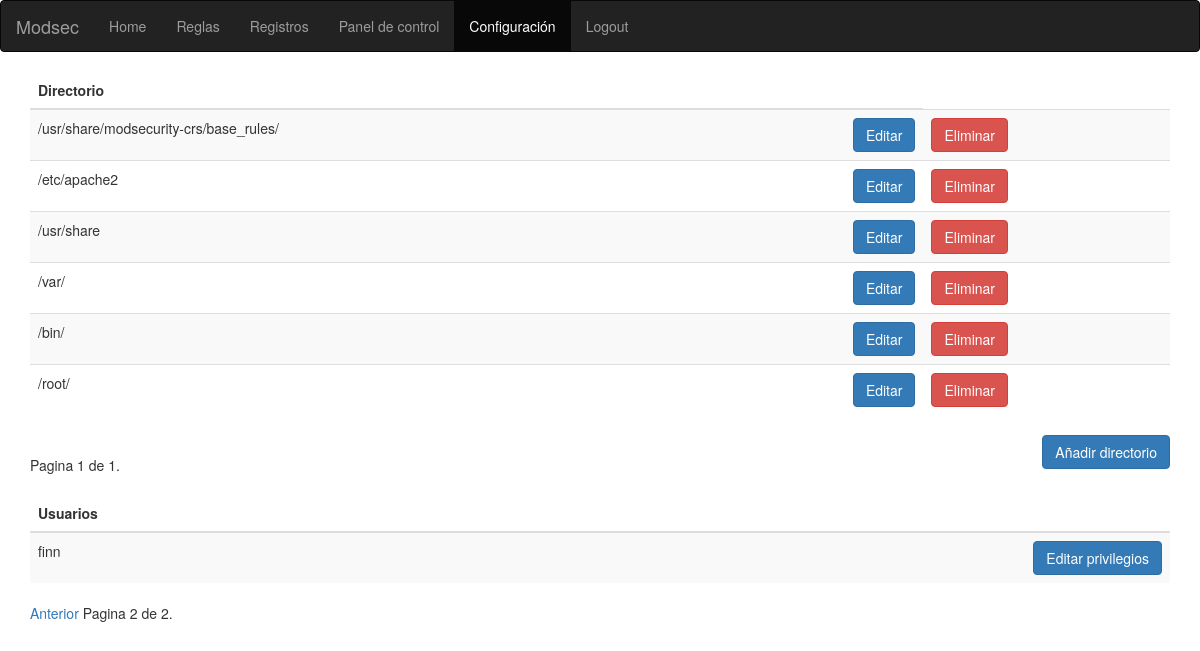
The page /modsec/conf/?page2=2 (signed in) on the database its author committed.
### modsec/models.py (models this page shows, shortened)
class Path(models.Model):
    text=models.CharField(max_length=250)

### modsec/views.py (the view)
@login_required(login_url='/modsec/login')
def paths(request):
    directorios=Path.objects.all()
    usuarios=User.objects.all()
    paginator = Paginator(directorios, 10)
    page = request.GET.get('page')
    try:
        directorios = paginator.page(page)
    except PageNotAnInteger:
        directorios = paginator.page(1)
    except EmptyPage:
        directorios = paginator.page(paginator.num_pages)
    paginator2 = Paginator(usuarios, 10)
    page2 = request.GET.get('page2')
    try:
        usuarios = paginator2.page(page2)
    except PageNotAnInteger:
        usuarios = paginator2.page(1)
    except EmptyPage:
        usuarios = paginator2.page(paginator2.num_pages)
    context={'directorios':directorios,'usuarios':usuarios}
    return render(request, 'modsec/conf.html',context)

### modsec/templates/modsec/conf.html (shortened to what this page needs)
<!DOCTYPE html>
<html lang="en">
<head>
  <link rel="stylesheet" href="https://maxcdn.bootstrapcdn.com/bootstrap/3.3.7/css/bootstrap.min.css">
</head>
<body>
<nav class="navbar navbar-inverse">
  <div class="container-fluid">
    <div class="navbar-header">
      <a class="navbar-brand" href="/modsec/">Modsec</a>
    </div>
    <ul class="nav navbar-nav">
      <li><a href="/modsec/">Home</a></li>
      <li ><a href="/modsec/rules/">Reglas</a></li>
      <li><a href="/modsec/logs/">Registros</a></li>
      <li><a href="/modsec/dashboard/">Panel de control</a></li>
      <li class="active"><a href="/modsec/conf/">Configuración</a></li>
      <li><a href="/modsec/logout/">Logout</a></li>
    </ul>
  </div>
</nav>
<div class="container">
  <table class="table table-striped">
    <thead>
      <tr>
        <th>Directorio</th>
        <th></th>
      </tr>
    </thead>
    <tbody>
     {% for dir in directorios %}
     	<tr>
			 <td>{{ dir.text }}</td>
       <td> <a href="/modsec/editPath/{{ dir.id }}" class="btn btn-primary" style="float:right">Editar</a></td>
       {% if request.user.is_superuser %}
          <td> <a href="/modsec/deletePath/{{ dir.id }}" class="btn btn-danger" style="float:left">Eliminar</a></td>
       {% endif %}
	 {% endfor %}
       </tr>
    </tbody>
  </table>
  <div class="pagination">
    <span class="step-links">
        <span class="current">
            Pagina {{ directorios.number }} de {{ directorios.paginator.num_pages }}.
        </span>
    </span>
</div>
 <a href="/modsec/addPath/" class="btn btn-primary" style="float:right">Añadir directorio</a>
</div>
{% if request.user.is_superuser %}
    <div class="container">
    <table class="table table-striped">
      <thead>
        <tr>
          <th>Usuarios</th>
          <th></th>
        </tr>
      </thead>
      <tbody>
       {% for u in usuarios %}
        <tr>
         <td>{{u.username }}</td>
         <td> <a href="/modsec/editUser/{{ u.id }}" class="btn btn-primary" style="float:right">Editar privilegios</a></td>
     {% endfor %}
         </tr>
      </tbody>
    </table>
    <div class="pagination2">
      <span class="step-links">
          {% if usuarios.has_previous %}
              <a href="?page2={{ usuarios.previous_page_number }}">Anterior</a>
          {% endif %}
          <span class="current">
              Pagina {{ usuarios.number }} de {{ usuarios.paginator.num_pages }}.
          </span>
      </span>
    </div>
    </div>
    {% endif %}
</body>
</html>

### rows shown on the page
Path: text "/usr/share/modsecurity-crs/base_rules/"
Path: text "/etc/apache2"
Path: text "/usr/share"
Path: text "/var/"
Path: text "/bin/"
Path: text "/root/"

### other values the page prints
{{ directorios.number }} "1"
{{ directorios.paginator.num_pages }} "1"
{{ u.username }} "finn"
{{ usuarios.number }} "2"
{{ usuarios.paginator.num_pages }} "2"
